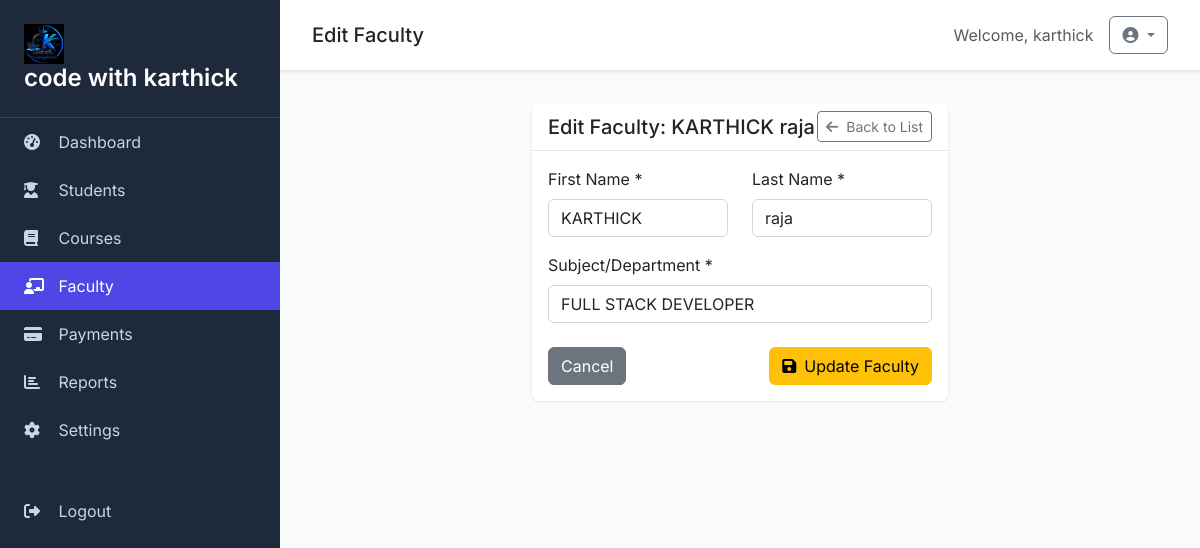
The app's page /faculty/1/update/ (signed in) with its own data.
### myapp/models.py (models this page shows, shortened)
class SiteSetting(models.Model):
    site_name = models.CharField(max_length=200, default='Student Management System')
    logo = models.ImageField(upload_to='logos/', blank=True, null=True)
    footer_text = models.TextField(blank=True, null=True)
    created_at = models.DateTimeField(auto_now_add=True)
    updated_at = models.DateTimeField(auto_now=True)
    class Meta:
        verbose_name = 'Site Setting'
        verbose_name_plural = 'Site Settings'

class Faculty(models.Model):
    first_name = models.CharField(max_length=50)
    last_name = models.CharField(max_length=50)
    subject = models.CharField(max_length=100)
    class Meta:
        verbose_name_plural = "Faculties"

### myapp/views.py (the view, shortened to what this page needs)
# urls.py: path('faculty/<int:pk>/update/', views.faculty_update, name='faculty_update'),
@login_required
def faculty_update(request, pk):
    faculty = get_object_or_404(Faculty, pk=pk)
    settings = SiteSetting.objects.first()
    return render(request, "faculty/update.html", {
        "faculty": faculty,
        "settings": settings
    })

### templates/faculty/update.html (shortened to what this page needs)
{% extends 'base.html' %}
{% block page_title %}Edit Faculty{% endblock %}
{% block content %}
<div class="row">
    <div class="col-lg-6 mx-auto">
        <div class="card">
            <div class="card-header d-flex justify-content-between align-items-center">
                <h5 class="mb-0">Edit Faculty: {{ faculty.first_name }} {{ faculty.last_name }}</h5>
                <a href="{% url 'faculty_list' %}" class="btn btn-outline-secondary btn-sm">
                    <i class="fas fa-arrow-left me-2"></i>Back to List
                </a>
            </div>
            <div class="card-body">
                <form method="post">
                    <div class="row">
                        <div class="col-md-6 mb-3">
                            <label for="first_name" class="form-label">First Name *</label>
                            <input type="text" class="form-control" id="first_name" name="first_name"
                                   value="{{ faculty.first_name }}" required>
                        </div>
                        <div class="col-md-6 mb-3">
                            <label for="last_name" class="form-label">Last Name *</label>
                            <input type="text" class="form-control" id="last_name" name="last_name"
                                   value="{{ faculty.last_name }}" required>
                        </div>
                    </div>
                    <div class="mb-4">
                        <label for="subject" class="form-label">Subject/Department *</label>
                        <input type="text" class="form-control" id="subject" name="subject"
                               value="{{ faculty.subject }}" required>
                    </div>
                    <div class="d-flex justify-content-between">
                        <a href="{% url 'faculty_list' %}" class="btn btn-secondary">Cancel</a>
                        <button type="submit" class="btn btn-warning">
                            <i class="fas fa-save me-2"></i>Update Faculty
                        </button>
                    </div>
                </form>
            </div>
        </div>
    </div>
</div>
{% endblock %}

### templates/base.html (shortened to what this page needs)
<!DOCTYPE html>
{% load static %}
<html lang="en">
<head>
    <link href="https://cdn.jsdelivr.net/npm/bootstrap@5.3.0/dist/css/bootstrap.min.css" rel="stylesheet">
    <link href="https://cdnjs.cloudflare.com/ajax/libs/font-awesome/6.4.0/css/all.min.css" rel="stylesheet">
</head>
<body>
    <div class="sidebar">
        <div class="sidebar-brand">
            {% if settings.logo %}
                <img src="{{ settings.logo.url }}" alt="Logo" height="40" class="me-2">
            {% endif %}
            <h4>{{ settings.site_name|default:'SMS' }}</h4>
        </div>
        <nav class="nav flex-column">
            <a class="nav-link {% if request.resolver_match.url_name == 'dashboard' %}active{% endif %}" href="{% url 'dashboard' %}">
                <i class="fas fa-tachometer-alt"></i> Dashboard
            </a>
            <a class="nav-link {% if 'student' in request.resolver_match.url_name %}active{% endif %}" href="{% url 'student_list' %}">
                <i class="fas fa-user-graduate"></i> Students
            </a>
            <a class="nav-link {% if 'course' in request.resolver_match.url_name %}active{% endif %}" href="{% url 'course_list' %}">
                <i class="fas fa-book"></i> Courses
            </a>
            <a class="nav-link {% if 'faculty' in request.resolver_match.url_name %}active{% endif %}" href="{% url 'faculty_list' %}">
                <i class="fas fa-chalkboard-teacher"></i> Faculty
            </a>
            <a class="nav-link {% if 'payment' in request.resolver_match.url_name %}active{% endif %}" href="{% url 'payment_list' %}">
                <i class="fas fa-credit-card"></i> Payments
            </a>
            <a class="nav-link {% if request.resolver_match.url_name == 'reports' %}active{% endif %}" href="{% url 'reports' %}">
                <i class="fas fa-chart-bar"></i> Reports
            </a>
            <a class="nav-link {% if request.resolver_match.url_name == 'settings' %}active{% endif %}" href="{% url 'settings' %}">
                <i class="fas fa-cog"></i> Settings
            </a>
            <hr class="my-3" style="border-color: #374151;">
            <a class="nav-link" href="{% url 'logout' %}">
                <i class="fas fa-sign-out-alt"></i> Logout
            </a>
        </nav>
    </div>
    <div class="main-content">
        <div class="topbar d-flex justify-content-between align-items-center">
            <h5 class="mb-0">{% block page_title %}Dashboard{% endblock %}</h5>
            <div class="d-flex align-items-center">
                <span class="text-muted me-3">Welcome, {{ user.get_full_name|default:user.username }}</span>
                <div class="dropdown">
                    <button class="btn btn-outline-secondary dropdown-toggle" type="button" data-bs-toggle="dropdown">
                        <i class="fas fa-user-circle"></i>
                    </button>
                </div>
            </div>
        </div>
        {% block content %}{% endblock %}
    </div>
</body>
</html>

### templates/base.html (style rules this page uses)
:root { --primary-color: #4f46e5; --secondary-color: #6366f1; --success-color: #10b981; --danger-color: #ef4444; --warning-color: #f59e0b; --info-color: #3b82f6; --dark-color: #1f2937; --light-color: #f9fafb; --sidebar-bg: #1e293b; --sidebar-text: #cbd5e1; }
body { font-family: 'Inter', sans-serif; background-color: var(--light-color); }
.sidebar { background: var(--sidebar-bg); min-height: 100vh; position: fixed; top: 0; left: 0; width: 280px; z-index: 1000; transition: all 0.3s ease; }
.sidebar-brand { padding: 1.5rem; border-bottom: 1px solid #374151; }
.sidebar-brand h4 { color: white; margin: 0; font-weight: 600; }
.nav-link { color: var(--sidebar-text) !important; padding: 0.75rem 1.5rem; border-radius: 0; transition: all 0.3s ease; }
.nav-link:hover, .nav-link.active { background: var(--primary-color); color: white !important; }
.nav-link i { width: 20px; margin-right: 10px; }
.main-content { margin-left: 280px; padding: 2rem; }
.topbar { background: white; padding: 1rem 2rem; margin: -2rem -2rem 2rem -2rem; box-shadow: 0 1px 3px rgba(0,0,0,0.1); border-bottom: 1px solid #e5e7eb; }
.card { border: none; box-shadow: 0 1px 3px rgba(0,0,0,0.1); border-radius: 8px; }
.card-header { background: white; border-bottom: 1px solid #e5e7eb; font-weight: 600; }
.form-control, .form-select { border-radius: 6px; border: 1px solid #d1d5db; }

### records on screen
SiteSetting: logo (picture), site_name "code with karthick"
Faculty: first_name "KARTHICK", last_name "raja", subject "FULL STACK DEVELOPER"

### other values on screen
{{ user.get_full_name|default:user.username }} "karthick"
